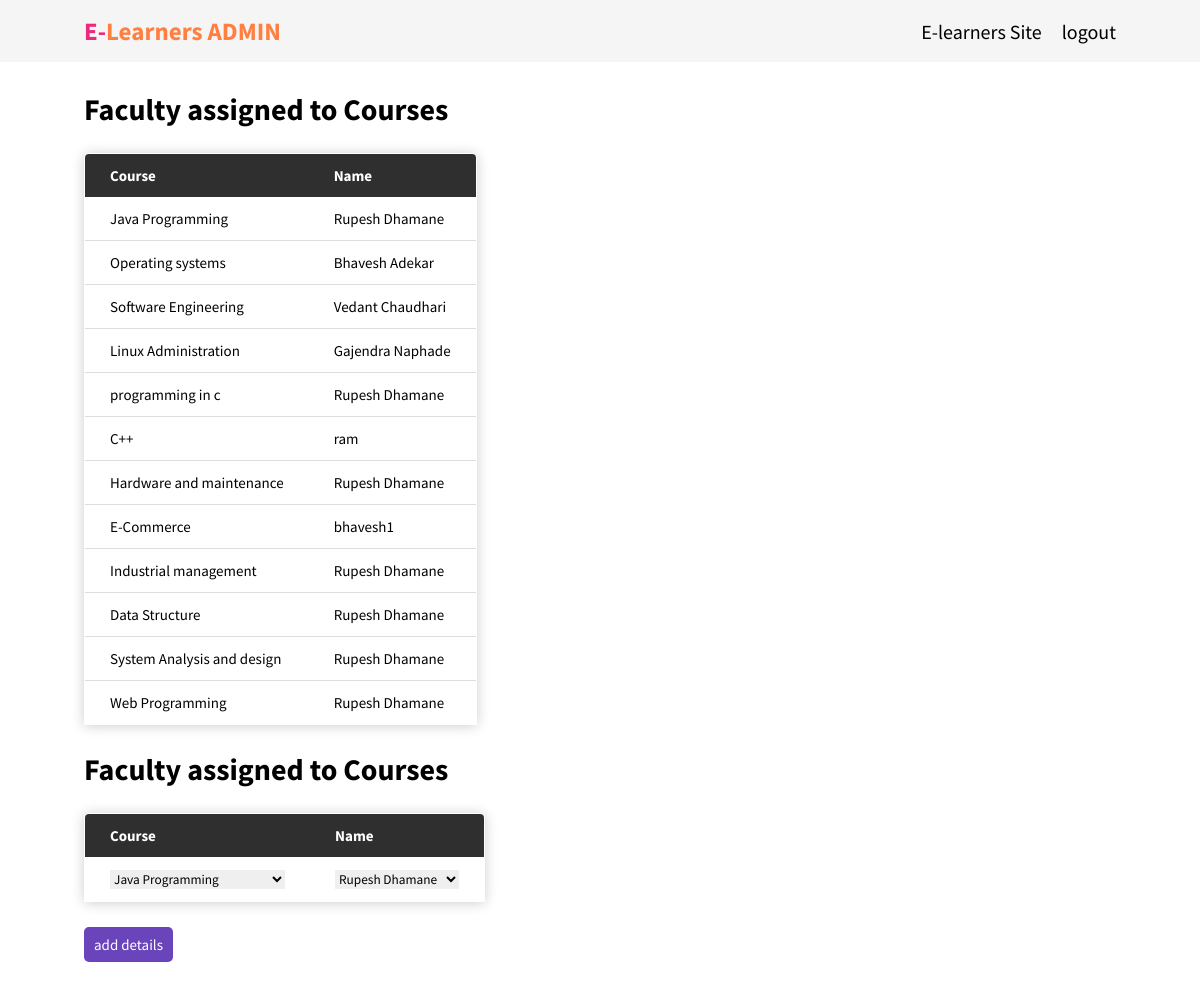
The app's page /faculty_details.php with its own data.
### tables this page shows
CREATE TABLE `courses` (
  `c_id` int(3) NOT NULL,
  `f_id` int(3) NOT NULL,
  `c_name` varchar(30) NOT NULL,
  `c_decs` text NOT NULL,
  `c_img` text NOT NULL,
  `years` int(1) NOT NULL
);

CREATE TABLE `faculty` (
  `f_id` int(5) NOT NULL,
  `f_name` text NOT NULL,
  `username` varchar(40) NOT NULL,
  `password` varchar(255) NOT NULL
);

### faculty_details.php (the view, shortened to what this page needs)
<?php
require_once('Config.php');
?>
<!DOCTYPE html>
<html lang="en">
<head>
    <link rel="stylesheet" href="style.css">
</head>
<body>
    <div class="admin-body">
    <header>
            <h1 class="logo">E-<span>Learners ADMIN</span></h1>
            <nav class="navbar">
                <a href="admin_dashboard.php">E-learners Site</a>
                <a href="logout.php">logout</a>
            </nav>
        </header>
        <section class="faculty_details">
            <div class="faculty_table">
                <div class="faculty-assign-table">
                    <h1>Faculty assigned to Courses </h1>
                        <table class="table">
                            <thead>
                                <tr>
                                    <th>Course</th>
                                    <th>Name</th>
                                </tr>
                            </thead>
                            <tbody>
                                <?php
                                $result = $conn->query("SELECT c.c_name, f.f_name FROM courses c INNER JOIN faculty f ON c.f_id = f.f_id");
                                while ($row = $result->fetch_assoc()) { ?>
                                    <tr>
                                        <td>
                                            <?php echo $row["c_name"] ?>
                                        </td>
                                        <td>
                                            <?php
                                            echo $row["f_name"];
                                            ?>
                                        </td>
                                    </tr>
                                <?php }
                                ?>
                            </tbody>
                        </table>
                        <h3>Faculty assigned to Courses </h3>
                    <form class="f2"method="POST">
                        <table class="table">
                            <thead>
                                <tr>
                                    <th>Course</th>
                                    <th>Name</th>
                                </tr>
                            </thead>
                            <tbody>
                                <?php
                                $result = $conn->query("SELECT c_name FROM courses");
                                echo '<tr><td><select name="course">';
                                while ($row = $result->fetch_assoc()) {
                                    echo '<option value="' . $row["c_name"] . '">' . $row["c_name"] . '</option>';
                                }
                                echo '</select></td>';
                                $result = $conn->query("SELECT f_id, f_name FROM faculty");
                                echo '<td><select name="faculty">';
                                while ($row = $result->fetch_assoc()) {
                                    echo '<option value="' . $row["f_id"] . ':' . $row["f_name"] . '">' . $row["f_name"] . '</option>';
                                }
                                echo '</select></td></tr>';
                                ?>
                            </tbody>
                        </table>
                        <input type="submit" class="btn-per" name="submit" value="add details">
                    </form>
                </div>
        </section>
    </div>
</body>
</html>

### style.css (style rules this page uses)
:root { --pink: #eb2a7a; --orange: #ff7f41; --white: white; --btnclr: rgb(105, 68, 186); --black: black; --seconddark: rgb(0 0 0 / 7%); --gradient: linear-gradient(90deg, var(--pink), var(--orange)); --primary-color: #ffffff; --secondary-color: #000000; }
* { font-family: 'Source Sans Pro', sans-serif; margin: 0; padding: 0; box-sizing: border-box; outline: none; border: none; text-decoration: none; text-transform: none; scroll-behavior: smooth; }
html { font-size: 62.5%; overflow-x: hidden; }
section { padding: 2rem 7%; }
nav { display: flex; align-items: center; }
header { width: 100%; display: flex; align-items: center; justify-content: space-between; position: fixed; top: 0; background: whitesmoke; left: 0; z-index: 1000; padding: 1.5rem 7%; backdrop-filter: blur(20px); }
header .logo { font-size: 2.5rem; color: var(--pink); font-weight: bold; }
header .logo span { color: var(--orange); }
header .navbar a { margin-left: 2rem; font-size: 2rem; color: var(--secondary-color); }
.btn-per { display: inline-block; padding: 0.8rem 1rem; border-radius: 0.5rem; background: var(--btnclr); color: var(--primary-color); cursor: pointer; font-size: 1.5rem; transition: 0.2s; }
.table { border-collapse: collapse; margin: 25px 0; font-size: 15px; overflow: hidden; border-radius: 5px 5px 0 0; border: .1rem solid rgb(105 68 186 / 14%); box-shadow: 0 0.1rem 1.3rem rgb(0 0 0 / 20%); }
table thead tr { color: var(--primary-color); text-align: left; font-weight: bold; }
.table th { background: rgb(25 25 25 / 90%); color: white; padding: 12px 25px; }
.table td { padding: 12px 25px; }
.table tbody tr { border-bottom: 1px solid #ddd; }
.faculty_details { display: flex; flex-wrap: wrap; gap: 2.5rem; margin-top: -3rem; }
.faculty_table { display: flex; align-items: center; justify-content: space-between; }
.faculty-assign-table h1 { margin-top: 10rem; font-size: 3rem; }
.faculty-assign-table h3 { font-size: 3rem; }

### records on screen
courses: c_name "Java Programming", f.f_name "Rupesh Dhamane"
courses: c_name "Operating systems", f.f_name "Bhavesh Adekar"
courses: c_name "Software Engineering", f.f_name "Vedant Chaudhari"
courses: c_name "Linux Administration", f.f_name "Gajendra Naphade"
courses: c_name "programming in c", f.f_name "Rupesh Dhamane"
courses: c_name "C++", f.f_name "ram"
courses: c_name "Hardware and maintenance", f.f_name "Rupesh Dhamane"
courses: c_name "E-Commerce", f.f_name "bhavesh1"
courses: c_name "Industrial management", f.f_name "Rupesh Dhamane"
courses: c_name "Data Structure", f.f_name "Rupesh Dhamane"
courses: c_name "System Analysis and design", f.f_name "Rupesh Dhamane"
courses: c_name "Web Programming", f.f_name "Rupesh Dhamane"

### other values on screen
form field course "Java Programming"
form field faculty "Rupesh Dhamane"
